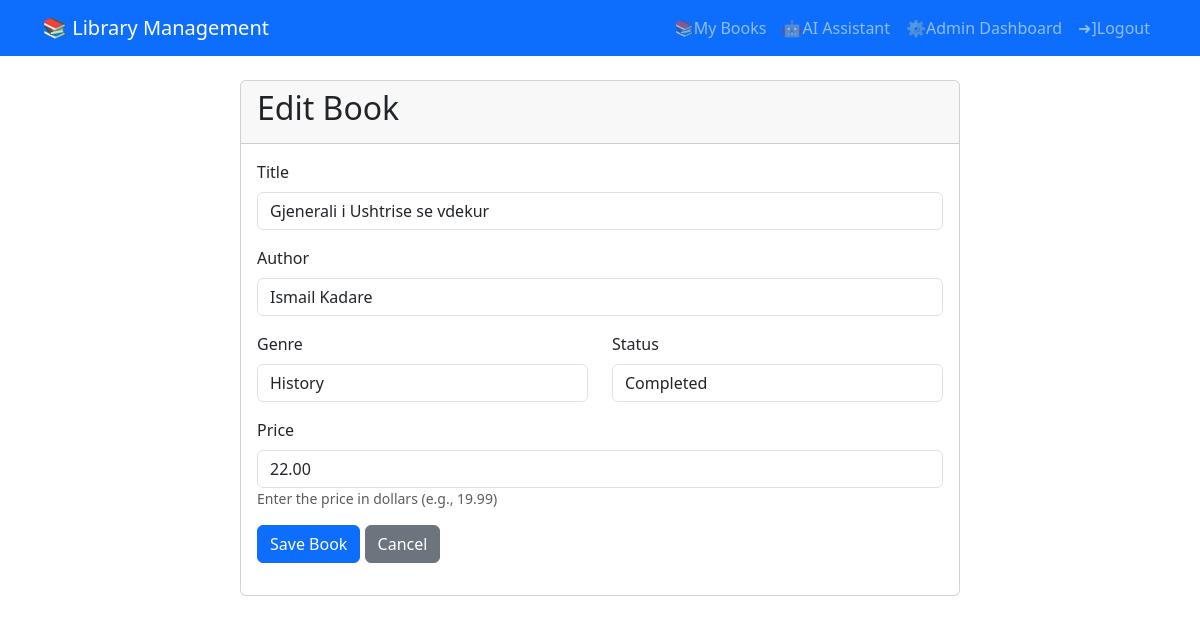
Before: /book/2/edit (signed in) with the older database file.
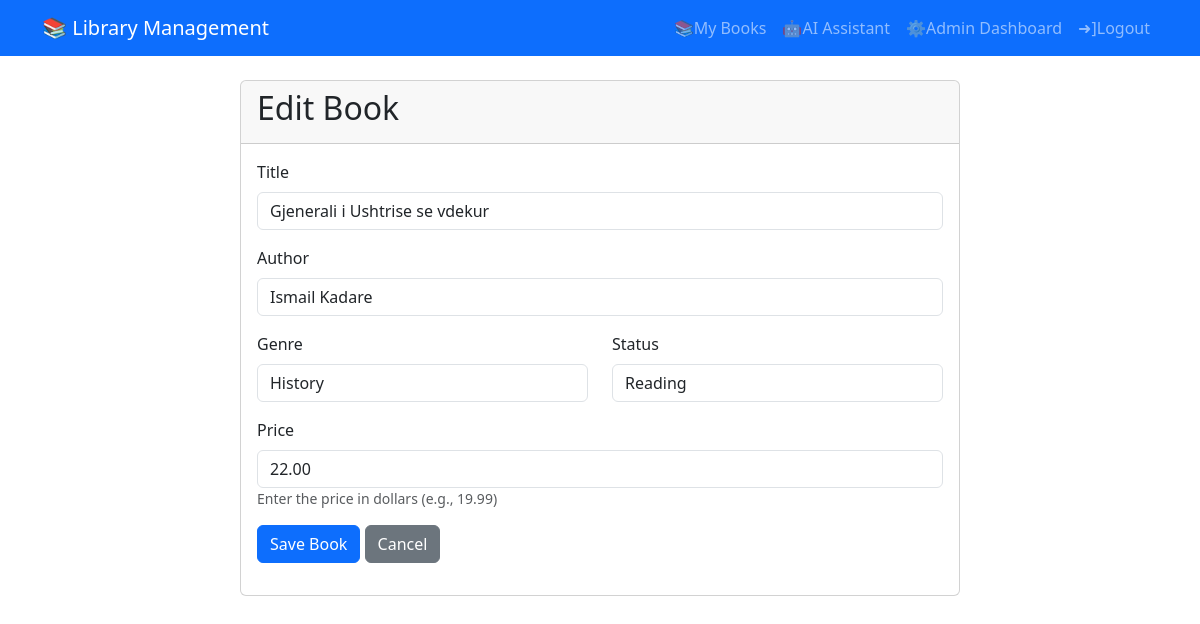
After: the same page with the newer database file.
### models.py (models this page shows, shortened)
class Book(db.Model):
    id = db.Column(db.Integer, primary_key=True)
    title = db.Column(db.String(100), nullable=False)
    author = db.Column(db.String(100), nullable=False)
    genre = db.Column(db.String(50), nullable=False)
    status = db.Column(db.String(20), nullable=False, default='To Read')
    price = db.Column(db.Float, default=0.0)
    date_added = db.Column(db.DateTime, nullable=False, default=datetime.utcnow)
    user_id = db.Column(db.Integer, db.ForeignKey('user.id'), nullable=False) #foreign key to User model

### app.py (the view)
@app.route('/book/<int:book_id>/edit', methods=['GET', 'POST'])
@login_required
def edit_book(book_id):
    book = Book.query.get_or_404(book_id)
    if book.owner != current_user and not current_user.is_admin:
        abort(403)
    form = BookForm()
    if form.validate_on_submit():
        book.title = form.title.data
        book.author = form.author.data
        book.genre = form.genre.data
        book.status = form.status.data
        book.price = form.price.data
        db.session.commit()
        flash(f'"{book.title}" has been updated!', 'success')
        if current_user.is_admin and book.owner != current_user:
            return redirect(url_for('admin_dashboard'))
        return redirect(url_for('books_page'))
    elif request.method == 'GET':
        form.title.data = book.title
        form.author.data = book.author
        form.genre.data = book.genre
        form.status.data = book.status
        form.price.data = book.price
    return render_template('book_form.html',
                          title= book.title,
                          form=form,
                          legend='Edit Book',
                          book=book)

### app.py (called while the page is built)
@login_manager.user_loader
def load_user(user_id):
    return User.query.get(int(user_id))

### templates/book_form.html (shortened to what the changed rows need)
{% extends "base.html" %}
{% block content %}
<div class="container mt-4">
    <div class="row justify-content-center">
        <div class="col-md-8">
            <div class="card">
                <div class="card-header">
                    <h2>{{ legend }}</h2>
                </div>
                <div class="card-body">
                    <form method="POST" action="">
                        <div class="mb-3">
                            {{ form.title.label(class="form-label") }}
                            {% if form.title.errors %}
                                {{ form.title(class="form-control is-invalid") }}
                                <div class="invalid-feedback">
                                    {% for error in form.title.errors %}
                                        <span>{{ error }}</span>
                                    {% endfor %}
                                </div>
                            {% else %}
                                {{ form.title(class="form-control", placeholder="e.g., The Great Gatsby") }}
                            {% endif %}
                        </div>
                        <div class="mb-3">
                            {{ form.author.label(class="form-label") }}
                            {% if form.author.errors %}
                                {{ form.author(class="form-control is-invalid") }}
                                <div class="invalid-feedback">
                                    {% for error in form.author.errors %}
                                        <span>{{ error }}</span>
                                    {% endfor %}
                                </div>
                            {% else %}
                                {{ form.author(class="form-control", placeholder="e.g., F. Scott Fitzgerald") }}
                            {% endif %}
                        </div>
                        <div class="row">
                            <div class="col-md-6 mb-3">
                                {{ form.genre.label(class="form-label") }}
                                {% if form.genre.errors %}
                                    {{ form.genre(class="form-control is-invalid") }}
                                    <div class="invalid-feedback">
                                        {% for error in form.genre.errors %}
                                            <span>{{ error }}</span>
                                        {% endfor %}
                                    </div>
                                {% else %}
                                    {{ form.genre(class="form-control") }}
                                {% endif %}
                            </div>
                            <div class="col-md-6 mb-3">
                                {{ form.status.label(class="form-label") }}
                                {% if form.status.errors %}
                                    {{ form.status(class="form-control is-invalid") }}
                                    <div class="invalid-feedback">
                                        {% for error in form.status.errors %}
                                            <span>{{ error }}</span>
                                        {% endfor %}
                                    </div>
                                {% else %}
                                    {{ form.status(class="form-control") }}
                                {% endif %}
                            </div>
                        </div>
                        <div class="mb-3">
                            {{ form.price.label(class="form-label") }}
                            {% if form.price.errors %}
                                {{ form.price(class="form-control is-invalid") }}
                                <div class="invalid-feedback">
                                    {% for error in form.price.errors %}
                                        <span>{{ error }}</span>
                                    {% endfor %}
                                </div>
                            {% else %}
                                {{ form.price(class="form-control", placeholder="0.00") }}
                            {% endif %}
                            <small class="form-text text-muted">Enter the price in dollars (e.g., 19.99)</small>
                        </div>
                    </form>
                </div>
            </div>
        </div>
    </div>
</div>
{% endblock content %}

Changed rows visible on the page:
changed Book "Gjenerali i Ushtrise se vdekur": status "Completed" → "Reading"
